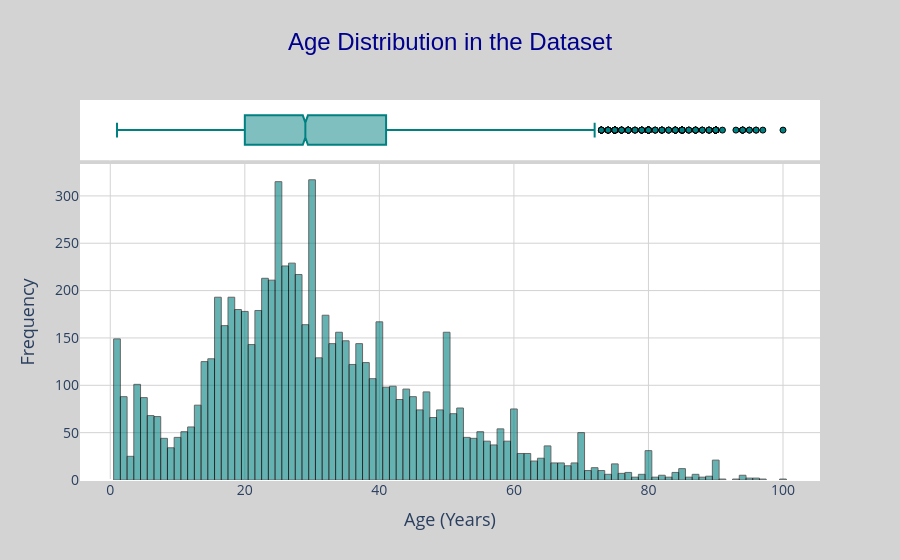

The cell this chart's notebook holds for it:
### Code cell
# Построим график распределения возраста plotly
fig = px.histogram(
    data,
    x='real_age',
    marginal='box',  
    opacity=0.6, 
    barmode='overlay',  
    title='Distribution of Age in the Dataset' 
)

# Немного кастомизируем график
fig.update_traces(marker=dict(color='teal', line=dict(color='black', width=1)))
fig.update_layout(
    title=dict(
        text='Age Distribution in the Dataset',
        font=dict(size=24, family='Arial', color='darkblue'),
        x=0.5,  
        xanchor='center'
    ),
    xaxis=dict(
        title='Age (Years)',  
        titlefont=dict(size=18),
        tickfont=dict(size=14),
        showgrid=True, 
        gridcolor='lightgrey'
    ),
    yaxis=dict(
        title='Frequency',  
        titlefont=dict(size=18),
        tickfont=dict(size=14),
        showgrid=True,
        gridcolor='lightgrey'
    ),
    plot_bgcolor='white',  
    paper_bgcolor='lightgrey'  
)

# Покажем график
fig.show()

### Figure 1 — Plotly figure (JSON) as saved in the notebook; plotly's stock layout.template omitted (floating-point values rounded to 4 significant figures; data arrays with more than 128 entries replaced by an {"elided": "..."} marker saying what was removed)
{"data": [{"alignmentgroup": "True", "bingroup": "x", "hovertemplate": "real_age=%{x}<br>count=%{y}<extra></extra>", "legendgroup": "", "marker": {"color": "teal", "line": {"color": "black", "width": 1}, "opacity": 0.6, "pattern": {"shape": ""}}, "name": "", "offsetgroup": "", "orientation": "v", "showlegend": false, "type": "histogram", "x": {"elided": "7591 int values"}, "xaxis": "x", "yaxis": "y"}, {"alignmentgroup": "True", "hovertemplate": "real_age=%{x}<extra></extra>", "legendgroup": "", "marker": {"color": "teal", "line": {"color": "black", "width": 1}}, "name": "", "notched": true, "offsetgroup": "", "showlegend": false, "type": "box", "x": {"elided": "7591 int values"}, "xaxis": "x2", "yaxis": "y2"}], "layout": {"barmode": "overlay", "legend": {"tracegroupgap": 0}, "paper_bgcolor": "lightgrey", "plot_bgcolor": "white", "title": {"font": {"color": "darkblue", "family": "Arial", "size": 24}, "text": "Age Distribution in the Dataset", "x": 0.5, "xanchor": "center"}, "xaxis": {"anchor": "y", "domain": [0, 1], "gridcolor": "lightgrey", "showgrid": true, "tickfont": {"size": 14}, "title": {"font": {"size": 18}, "text": "Age (Years)"}}, "xaxis2": {"anchor": "y2", "domain": [0, 1], "matches": "x", "showgrid": true, "showticklabels": false}, "yaxis": {"anchor": "x", "domain": [0, 0.8316], "gridcolor": "lightgrey", "showgrid": true, "tickfont": {"size": 14}, "title": {"font": {"size": 18}, "text": "Frequency"}}, "yaxis2": {"anchor": "x2", "domain": [0.8416, 1], "matches": "y2", "showgrid": false, "showline": false, "showticklabels": false, "ticks": ""}}}
